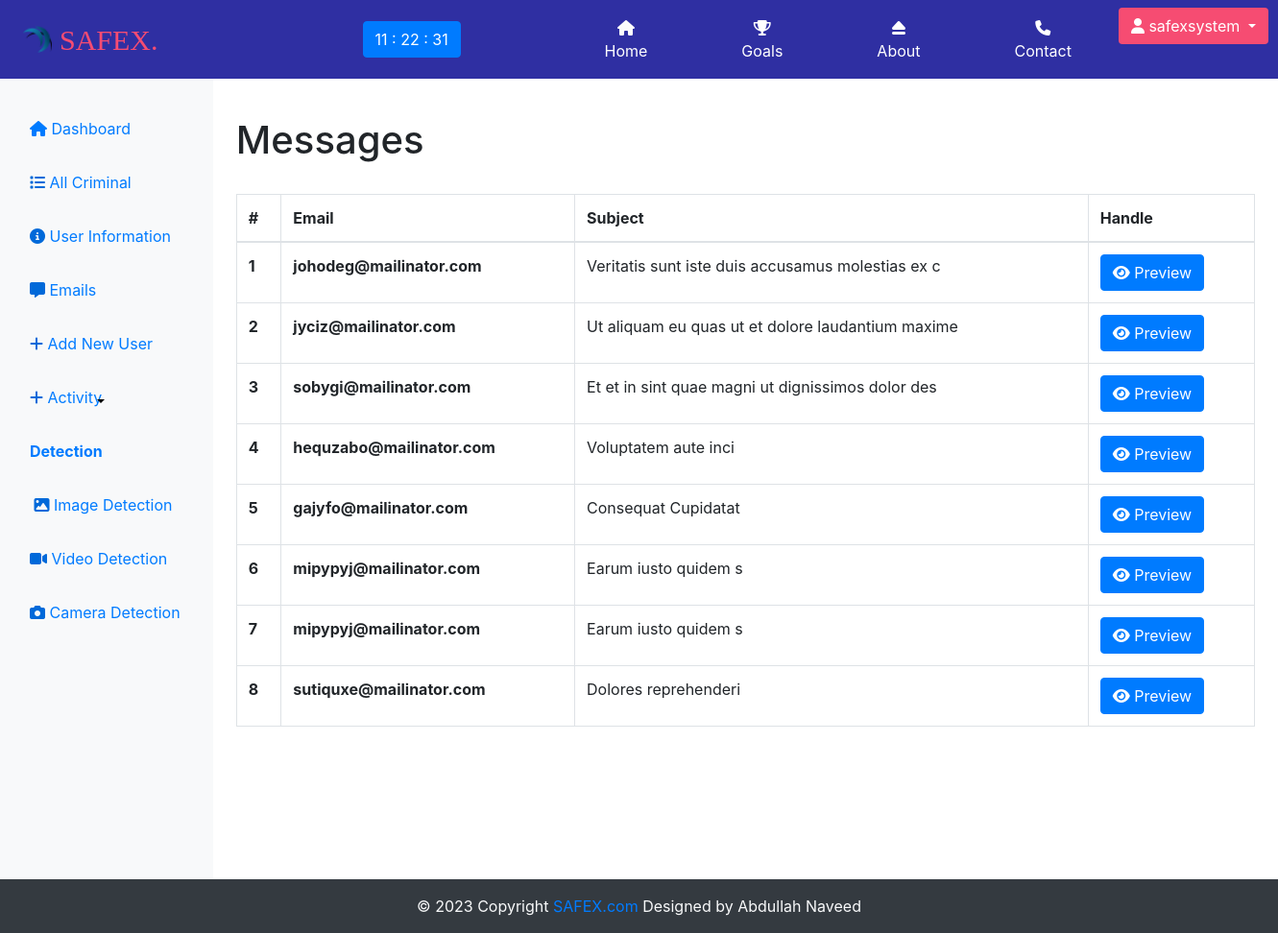
The app's page /cms.safex/contacts/ (signed in) with its own data.
### cmssafex/models.py (models this page shows, shortened)
class contactfm(models.Model):
    msgid = models.AutoField
    useremail = models.CharField(max_length=50, default = "")
    subject = models.CharField(max_length=50,default="")
    message = models.TextField(max_length=1000,default="")

### cmssafex/views.py (the view)
# urls.py: path("contact",views.contactform,name="contactfm"),
def contact(request):
    if request.user.id == 1:
        contactdata = contactfm.objects.all()
        param = {'cont':contactdata}
        return render(request , "contacts.html",param)
    else:
        return HttpResponse("Page not found")

### cmssafex/templates/contacts.html (shortened to what this page needs)
{% extends 'structure.html' %}
{% block bufferbody %}
<h1>Messages </h1>
<br>
<table class="table table-bordered">
    <thead>
      <tr>
        <th scope="col">#</th>
        <th scope="col">Email</th>
        <th scope="col">Subject</th>
        <th scope="col">Handle</th>
      </tr>
    </thead>
    <tbody>
      {% for i in cont %}
      <tr>
          <th scope="row">{{ forloop.counter }}</th>
          <td><strong>{{ i.useremail }}</strong></td>
          <td>{{ i.subject }}</td>
          <td>
              <button class="btn btn-primary" data-toggle="modal" data-target="#message{{ forloop.counter }}">
                  <i class="fa-solid fa-eye" style="color: #ffffff;"></i> Preview
              </button>
          </td>
      </tr>
  {% endfor %}
    </tbody>
  </table>
{% endblock bufferbody %}

### cmssafex/templates/structure.html (shortened to what this page needs)
  {% extends 'base.html' %}
  {% block head %}
  <link
        rel="stylesheet"
        href="https://cdnjs.cloudflare.com/ajax/libs/font-awesome/6.4.0/css/all.min.css"
      />
  {% endblock head %}
  {% block body %}
  {% if user.is_authenticated %}
  <div class="container-fluid">
    <div class="row ">
      <nav class="col-md-2 d-none d-md-block bg-light sidebar pt-4 ">
        <div class="sidebar-sticky">
          <ul class="nav flex-column navbtns">
            <li class="nav-item">
              <a class="nav-link p-3 active" href="/cms.safex/dashboard/">
                <i class="fa-solid fa-house" style="color: ##0069D9;"></i>
                Dashboard <span class="sr-only">(current)</span>
              </a>
            </li>
            <li class="nav-item">
              <a class="nav-link p-3" href="/cms.safex/allcriminalrecord/">
                <i class="fa-solid fa-list" style="color: #0069D9;"></i>
                All Criminal
              </a>
            </li>
            {% if request.user.username == 'safexsystem' %}
            <li class="nav-item">
              <a class="nav-link p-3" href="/cms.safex/userinfo/">
                <i class="fa-solid fa-circle-info" style="color: #0069D9;"></i>
                User Information
              </a>
            </li>
            <li class="nav-item">
              <a class="nav-link p-3" href="/cms.safex/contacts/">
                <i class="fa-solid fa-message" style="color: #0069D9;"></i>
                Emails
              </a>
            </li>
              <li class="nav-item">
                <a class="nav-link p-3" href="/cms.safex/adduser/">
                  <i class="fa-solid fa-plus" style="color: #0069D9;"></i>
                  Add New User
                </a>
              </li>
              {%endif%}
              <div class="btn-group">
                <a class="nav-link p-3" style="color:#007bff;"><i class="fa-solid fa-plus" style="color: #0069D9;"></i> Activity</a>
                <button type="button" style="background:none; color:#000 !important;margin-left: -120px;"class="btn dropdown-toggle dropdown-toggle-split mt-2" data-toggle="dropdown" aria-haspopup="true" aria-expanded="false">
                </button>
              </div>
            <li class="nav-item">
              <a class="nav-link p-3 active" href="#"/>
                <b>Detection</b>
            </li>
            <li class="nav-item">
              <a class="nav-link p-3 active" href="/cms.safex/imagedetection/">
                <i class="fa-solid fa-image" style="color: #0069D9;"></i>
                Image Detection
              </a>
            </li>
            <li class="nav-item">
              <a class="nav-link p-3 active" href="/cms.safex/videodetection/">
                <i class="fa-solid fa-video" style="color: #0069D9;"></i>
                Video Detection
              </a>
            </li>
            <li class="nav-item">
              <a class="nav-link p-3 active" href="/cms.safex/cameradetection/">
                <i class="fa-solid fa-camera" style="color: #0069D9;"></i>
                Camera Detection
              </a>
            </li>
          </ul>
        </div>
      </nav>
      <main role="main" class="col-md-9 ml-sm-auto col-lg-10 px-4 pt-4">
          {% block bufferbody %}{% endblock bufferbody %}
      </main>
      {%else%}
      <script>
        window.location.href = "http://127.0.0.1:8000/cms.safex";
        console.clear();
      </script>
      {%endif%}
  {% endblock body %}

### templates/base.html (shortened to what this page needs)
<!DOCTYPE html>
<html lang="en">
  <head>
    {% load static %}
    <link
      rel="stylesheet"
      href="https://stackpath.bootstrapcdn.com/bootstrap/4.2.1/css/bootstrap.min.css"
    />
    <link
      rel="stylesheet"
      href="https://cdnjs.cloudflare.com/ajax/libs/font-awesome/6.4.0/css/all.min.css"
    />
    {% block head %}{% endblock head %}
  </head>
  <body onload="time(); preventPaste()">
    {% load static %}
    <nav class="navbar navbar-expand-lg navbar-light">
        <img src="{% static 'images/logo.png' %}" class="mx-2" width="30" height="30" alt="">
      <a class="navbar-brand" href="/">SAFEX.</a>
      <div class="time">
        <span class="btn btn-primary" style="margin-left: -103px;" id="divMsg"></span>
      </div>
      <div class="collapse navbar-collapse" id="navbarSupportedContent">
        <ul class="navbar-nav mr-auto" >
          <li class="nav-item active mx-4">
            <a class="nav-link btn px-4" href="/"
              ><i class="fa-solid fa-house" style="color: #fcfcfc;"></i> Home </a>
          </li>
          <li class="nav-item mx-4">
            <a class="nav-link btn px-4" href="/goals"><i class="fa-solid fa-trophy" style="color: #ffffff;"></i> Goals</a>
          </li>
          <li class="nav-item mx-4">
            <a class="nav-link btn px-4" href="/about"><i class="fa-sharp fa-solid fa-eject"></i> About</a>
          </li>
          <li class="nav-item mx-4">
            <a class="nav-link btn px-4" href="/contact"><i class="fa-solid fa-phone" style="color: #ffffff;"></i> Contact</a>
          </li>
          {% if user.is_authenticated %}
          <li class="nav-item dropdown">
            <div class="btn-group">
              <button type="button" class="btn dropdown-toggle" data-toggle="dropdown" aria-haspopup="true" aria-expanded="false">
                <i class="fa-solid fa-user" style="color: #ffffff;"></i> {{request.user}}
              </button>
            </div>
          </li>
          {%else%}
          <li class="nav-item mx-4">
            <a class="nav-link btn px-4" href="/cms.safex"><i class="fa-solid fa-lock" style="color: #ffffff;"></i> CMS</a>
          </li>
          {% endif %}
      </div>
    </nav>
    {% block body %} {% endblock %}
    <footer
      class="font-small bg-dark text-light position-relative w-100 fixed-bottom">
      <div class="footer-copyright text-center py-3">
        &copy; 2023 Copyright
        <a class="text-decoration-none" href="http://127.0.0.1:8000/"
          >SAFEX.com</a
        >
        Designed by Abdullah Naveed
      </div>
    </footer>
  </body>
</html>

### records on screen
contactfm: useremail "johodeg@mailinator.com", subject "Veritatis sunt iste duis accusamus molestias ex c"
contactfm: useremail "jyciz@mailinator.com", subject "Ut aliquam eu quas ut et dolore laudantium maxime"
contactfm: useremail "sobygi@mailinator.com", subject "Et et in sint quae magni ut dignissimos dolor des"
contactfm: useremail "hequzabo@mailinator.com", subject "Voluptatem aute inci"
contactfm: useremail "gajyfo@mailinator.com", subject "Consequat Cupidatat"
contactfm: useremail "mipypyj@mailinator.com", subject "Earum iusto quidem s"
contactfm: useremail "mipypyj@mailinator.com", subject "Earum iusto quidem s"
contactfm: useremail "sutiquxe@mailinator.com", subject "Dolores reprehenderi"

### other values on screen
{{ request.user }} "safexsystem"
